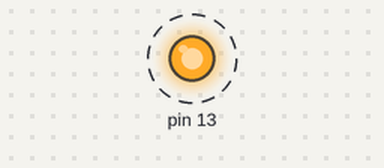
Bench run of a sketch on a simulated Arduino Uno, built with avr-gcc and run on an emulated ATmega328P. Shown: output pins drawn as LEDs (lit = HIGH). Dashed ring = blinking.

Above: at 48.5 s.
Timing chart, 0 to 52.6 s (numbered marks = the images above):
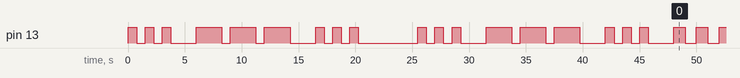

The sketch:

MorseCodePlayer.ino
```cpp
//Blinking LED Code Using Morse Code
//by Betto Cerrillos
//Input desired string to be converted to morse code
const String INPUT_STRING = "SOS sos!1234";
//NOTE: Only works with letters for this program
/*Does not work correctly with:
 * spaces at the beginning
 * multiple spaces between words
 * spaces after letters are finished
 */
/*RULES:
 * 1 UNIT OF TIME = DECIDED ON playMorseCode() in delay_time variable
 * 3 UNITS OF TIME AFTER EACH LETTER
 * 7 UNITS OF TIME AFTER EACH WORD
 * 1 UNIT OF TIME FOR A '.'
 * 3 UNITS OF TIME FOR A '-'
 * 1 UNIT OF TIME FOR A ' '
 */


String morse_string = "";

void setup() {
  // put your setup code here, to run once:
  pinMode(13,OUTPUT);
  morse_string = makeValidInput(INPUT_STRING);//Now a string made up of spaces and capital letters
  morse_string = convertToMorse(morse_string);//Now a string made up of '.' '-' and ' ' characters for morse code
  playMorseCode(morse_string);
}

void loop() {
  //After playing the morse code, it blinks normally (every second)
  digitalWrite(13,HIGH);//LED on
  delay(1000);
  digitalWrite(13,LOW);//LED off
  delay(1000);
}

//Returns a string containing only capital letters
//If no letters, then returns an empty string
String makeValidInput(String in){
  String returned_string = "";
  for(int i = 0; i < in.length(); i++){
    if(isAlpha(in.charAt(i))|| isSpace(in.charAt(i))){
      //Adds character to the string to be returned if it is a letter or space
      returned_string+=in.charAt(i);
    }
    }
    returned_string.toUpperCase();//Convert string of letters to uppercase
  return returned_string;
}

//Plays morse code with the LED using rules as described in the convertToMorse function
//Assume that morse is a string that contains only '.' '-' and ' ' characters
void playMorseCode(String morse){
  int delay_time = 750; //Each unit of time is 750 milliseconds
  char temp_char_morse;
  digitalWrite(13, LOW);//Ensure to turn off LED
  for(int i = 0; i < morse.length();i++){
    temp_char_morse = morse.charAt(i);
    digitalWrite(13,LOW);
    if(temp_char_morse == '.'){
      digitalWrite(13,HIGH);
      delay(delay_time);
    }else if(temp_char_morse == '-'){
      digitalWrite(13,HIGH);
      delay(delay_time*3); //LED stays on for 3 units of time
    }else{
      delay(delay_time); //Does nothing if it is a space
    }
  }
}

//Returns a string with '.', '-', ' ' characters
//represents a tap, a long tap, and a wait, respectively
//a tap represents 1 unit, long tap represents 3 units, and each space represents 1 unit (of time)
//Between letters of the same word is 3 units of time, between words it is 7 units of time
//Assume parameter string is only capital letters and spaces or an empty string
String convertToMorse(String in){
  String morse_converted = "";
  for(int i=0; i < in.length();i++){
    char temp_char = in.charAt(i);
    switch(temp_char){ //Each case has 3 units of space after according to rules
      case 'A':
      morse_converted+=". -   ";
      break;
      case 'B':
      morse_converted+="- . . .   ";
      break;
      case 'C':
      morse_converted+="- . - .   ";
      break;
      case 'D':
      morse_converted+="- . .   ";
      break;
      case 'E':
      morse_converted +=".   ";
      break;
      case 'F':
      morse_converted +=". . - .   ";
      break;
      case 'G':
      morse_converted +="- - .   ";
      break;
      case 'H':
      morse_converted +=". . . .   ";
      break;
      case 'I':
      morse_converted +=". .   ";
      break;
      case 'J':
      morse_converted +=". - - -   ";
      break;
      case 'K':
      morse_converted +="- . -   ";
      break;
      case 'L':
      morse_converted +=". - . .   ";
      break;
      case 'M':
      morse_converted +="- -   ";
      break;
      case 'N':
      morse_converted +="- .   ";
      break;
      case 'O':
      morse_converted +="- - -   ";
      break;
      case 'P':
      morse_converted +=". - - .   ";
      break;
      case 'Q':
      morse_converted +="- - . -   ";
      break;
      case 'R':
      morse_converted +=". - .   ";
      break;
      case 'S':
      morse_converted +=". . .   ";
      break;
      case 'T':
      morse_converted +="-   ";
      break;
      case 'U':
      morse_converted +=". . -   ";
      break;
      case 'V':
      morse_converted +=". . . -   ";
      break;
      case 'W':
      morse_converted +=". - -   ";
      break;
      case 'X':
      morse_converted +="- . . -   ";
      break;
      case 'Y':
      morse_converted +="- . - -   ";
      break;
      case 'Z':
      morse_converted +="- - . .   ";
      break;
      case ' ':
      morse_converted +="    "; //4 spaces
                                //Since each word ends with 3 spaces after: 4+3 = 7 spaces
    }
    }
    return morse_converted;
  }
```

Measured:
- by itself, pin 13: HIGH → LOW at 0.75 s, → HIGH 0.75 s later, → LOW 0.75 s later, → HIGH 0.75 s later, … (117 changes in this stretch)
